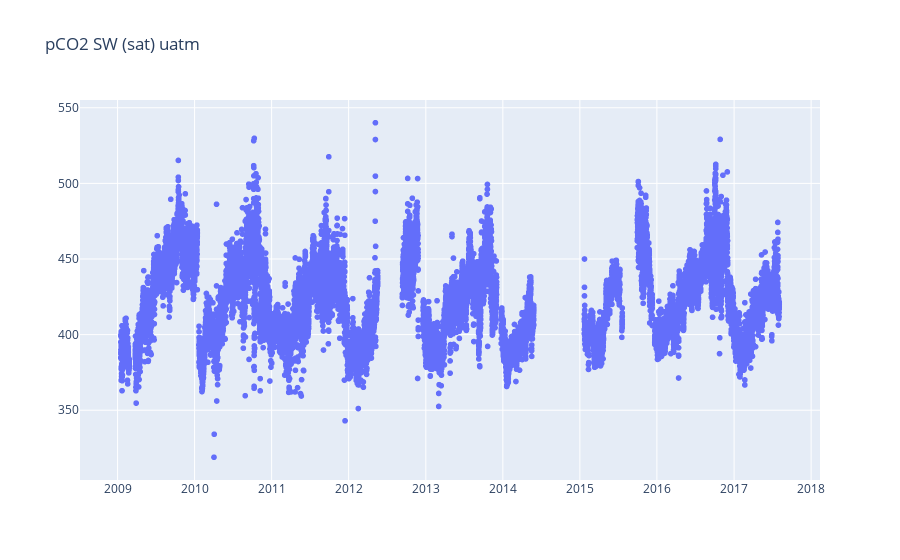

Notebook source saved alongside this figure:
### Markdown cell above
## Initial Visualisation

### Code cell
df_sub = df[['Date', 'pCO2 SW (sat) uatm']]
df_sub = df_sub[df_sub['pCO2 SW (sat) uatm'] >= 0]

fig = go.Figure(data=[go.Scattergl(x=df_sub.Date, y=df_sub['pCO2 SW (sat) uatm'], mode='markers', name='pCO2 SW (sat) uatm')])
fig.update_layout(
    title='pCO2 SW (sat) uatm'    
)

### Figure 1 — Plotly figure (JSON) as saved in the notebook; plotly's stock layout.template omitted (floating-point values rounded to 4 significant figures; data arrays with more than 128 entries replaced by an {"elided": "..."} marker saying what was removed)
{"data": [{"mode": "markers", "name": "pCO2 SW (sat) uatm", "type": "scattergl", "x": {"elided": "19902 str values"}, "y": {"elided": "19902 float values"}}], "layout": {"autosize": true, "title": {"text": "pCO2 SW (sat) uatm"}, "xaxis": {"autorange": true, "range": ["2008-07-13 22:55:10.9489", "2018-02-05 01:04:49.0511"], "type": "date"}, "yaxis": {"autorange": true, "range": [302.7, 556.3], "type": "linear"}}}
